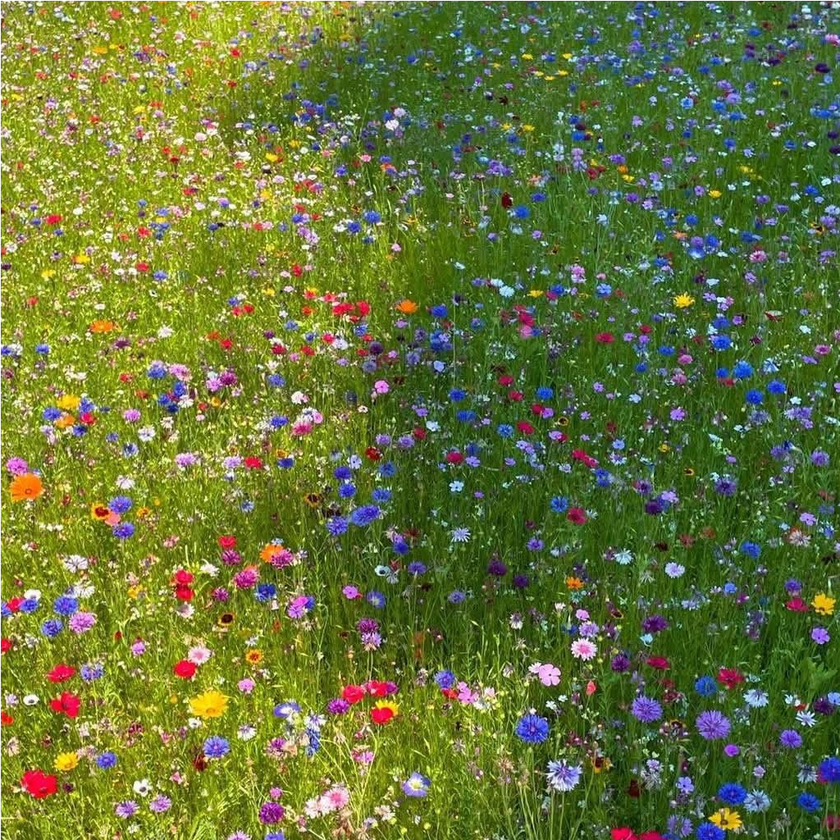
#> input picture color.png, 840 x 840 px, shrunk from 1024 x 1024 before the run
$ python to_raw.py
#> lines starting #> are read from the running program, lines starting #| are printed output that depends on the picture; after the words box and inside, x2 and y2 are one past the last pixel; in counts of white or black regions, pixels touching at a corner belong together
import os
import struct

import numpy as np
from PIL import Image

MAGIC = b"RAW1"
TYPE_BW = 0
TYPE_GRAY = 1
TYPE_RGB = 2
CS_RGB = 0
CS_YCBCR = 1


def save_raw(image: Image.Image, filename: str, img_type: str, color_space: str = "RGB"):
    img_type_map = {"bw": TYPE_BW, "grayscale": TYPE_GRAY, "color": TYPE_RGB, "rgb": TYPE_RGB}
    cs_map = {"RGB": CS_RGB, "YCbCr": CS_YCBCR}
    if img_type not in img_type_map:
        raise ValueError("img_type must be one of: bw, grayscale, color/rgb")
    if color_space not in cs_map:
        raise ValueError("color_space must be RGB or YCbCr")

    width, height = image.size
    t = img_type_map[img_type]
    cs = cs_map[color_space]

    if t == TYPE_RGB:
        payload = image.convert("RGB").tobytes()
    elif t == TYPE_GRAY:
        payload = image.convert("L").tobytes()
    else:
        # 1 byte per pixel: 0 or 255 (task wording: one byte defines pixel value)
        arr = np.array(image.convert("1", dither=Image.Dither.NONE), dtype=np.uint8)
        payload = (arr * 255).astype(np.uint8).tobytes()

    header = MAGIC + struct.pack(">BBII", t, cs, width, height)
    with open(filename, "wb") as f:
        f.write(header)
        f.write(payload)


def load_raw(filename: str):
    with open(filename, "rb") as f:
        magic = f.read(4)
        if magic != MAGIC:
            raise ValueError("Not a RAW1 file")
        t, cs, width, height = struct.unpack(">BBII", f.read(10))
        payload = f.read()

    if t == TYPE_RGB:
        img = Image.frombytes("RGB", (width, height), payload)
        mode = "RGB"
    elif t == TYPE_GRAY:
        img = Image.frombytes("L", (width, height), payload)
        mode = "L"
    elif t == TYPE_BW:
        img = Image.frombytes("L", (width, height), payload).convert("1", dither=Image.Dither.NONE)
        mode = "1"
    else:
        raise ValueError("Unknown image type code")

    cs_name = "RGB" if cs == CS_RGB else "YCbCr" if cs == CS_YCBCR else "unknown"
    meta = {"type": t, "mode": mode, "width": width, "height": height, "color_space": cs_name}
    return img, meta


def calculate_compression_ratio(raw_file, compressed_file):
    raw_size = os.path.getsize(raw_file)
    compressed_size = os.path.getsize(compressed_file)
    return raw_size, compressed_size, (raw_size / compressed_size if compressed_size else float("inf"))


if __name__ == "__main__":
    os.makedirs("outputs", exist_ok=True)
    os.makedirs(os.path.join("outputs", "raw"), exist_ok=True)

    img = Image.open("color.png")
#> img is the input picture: PIL image 840x840 RGB; mean R, G, B 103.5, 116.6, 58.3
    gray_img = img.convert("L")
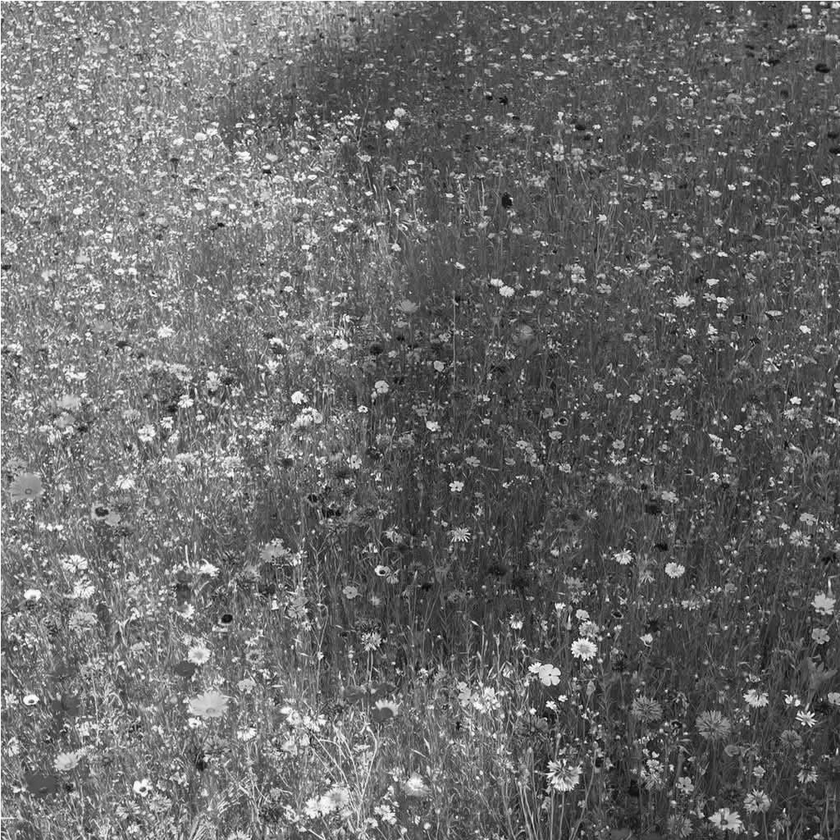
#> gray_img: PIL image 840x840 L; min 2, max 255, mean 106
    gray_img.save(os.path.join("outputs", "raw", "gray_image.png"))

    bw_img = gray_img.point(lambda c: round(c / 255) * 255)
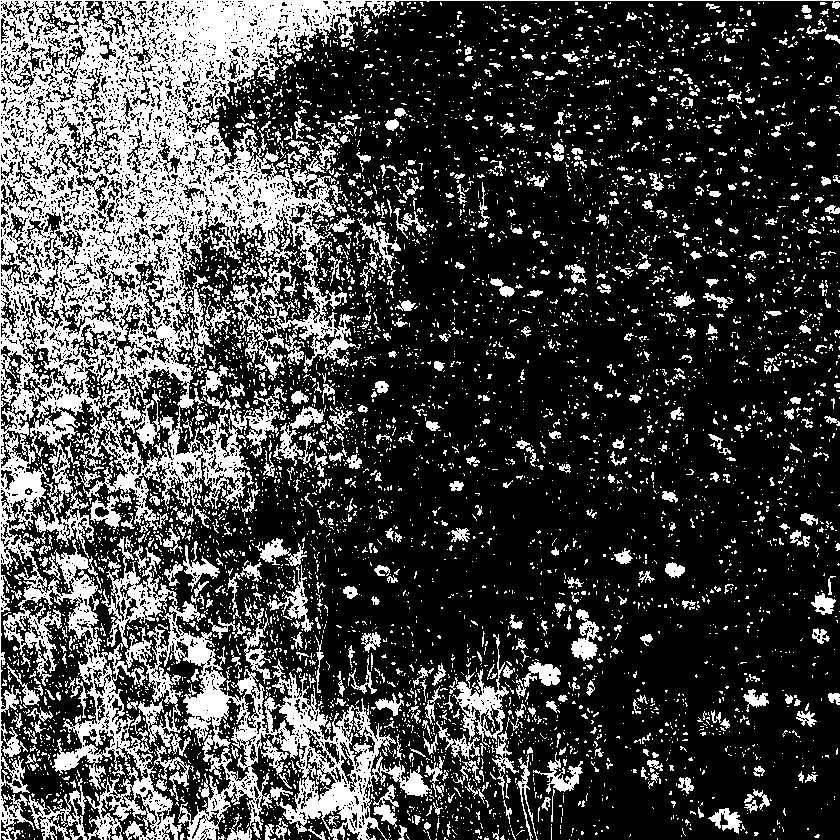
#> bw_img: PIL image 840x840 L; 27% white; 6044 white regions (5416 under 20 px), largest, box (x1, y1, x2, y2) and area: (0, 0, 840, 840) 121969, (452, 634, 509, 747) 1675, (201, 365, 280, 458) 1467
    bw_img.save(os.path.join("outputs", "raw", "bw_image.png"))

    bw_dither = gray_img.convert(mode="1")
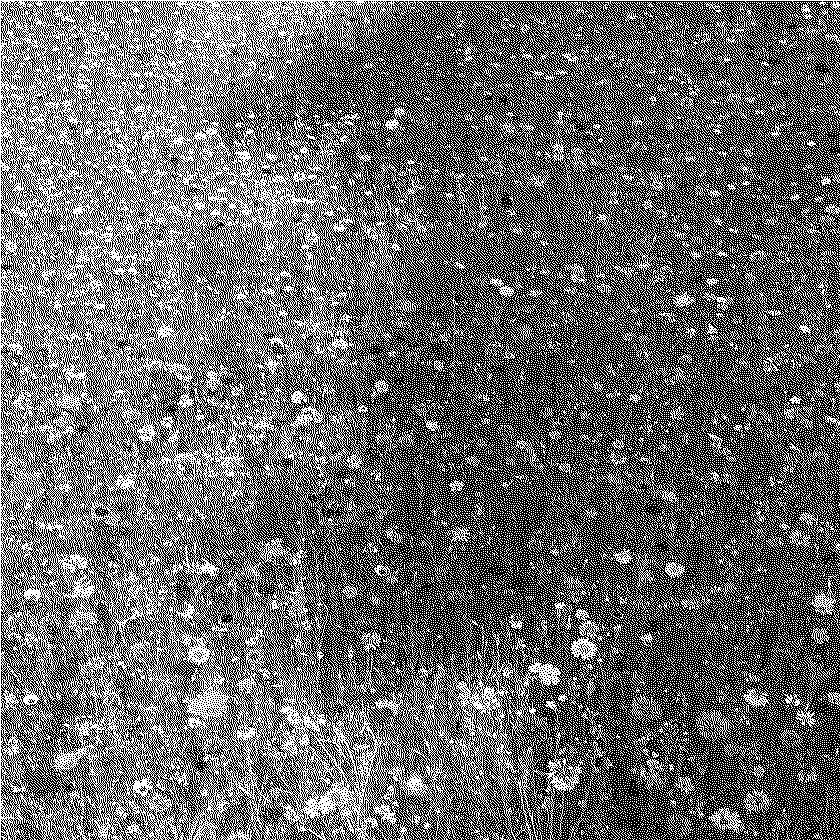
#> bw_dither: PIL image 840x840 1; 41.5% white in thin lines or dots
    bw_dither.save(os.path.join("outputs", "raw", "bw_image_dither.png"))

    save_raw(img, os.path.join("outputs", "raw", "color.raw"), "color", "RGB")
#> (the run stopped early here; a loop or call above may not have finished)
